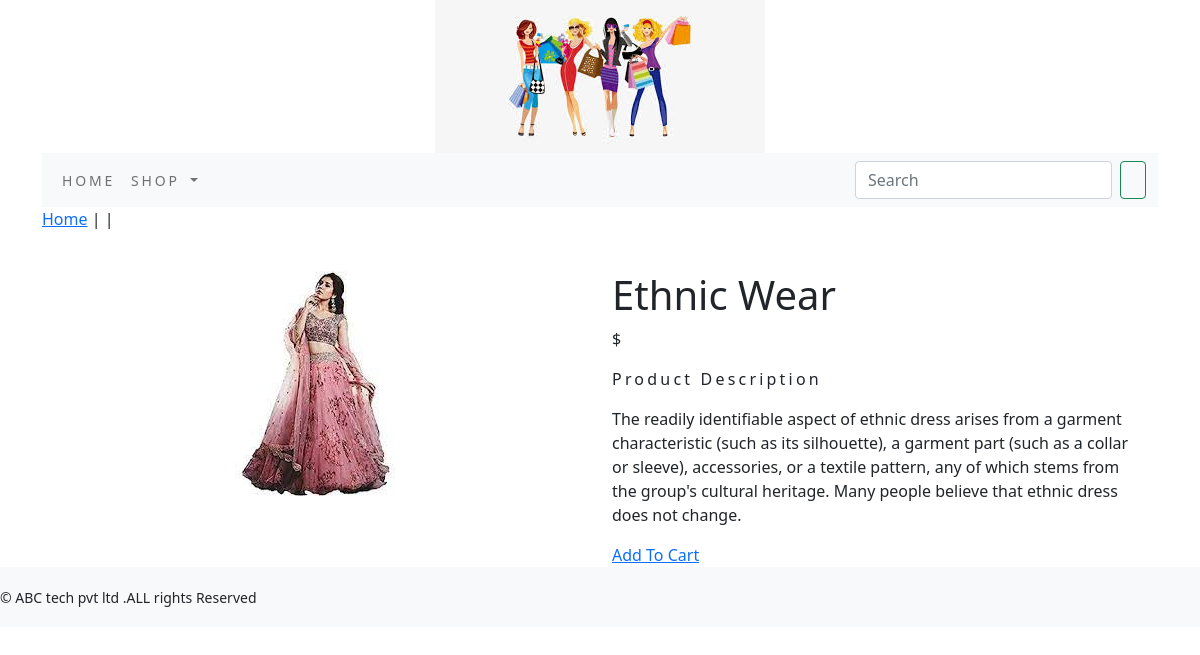
The app's page /casualware/ethnic-wear/ with its own data.
### shopping/models.py (models this page shows, shortened)
class product(models.Model):
    name=models.CharField(max_length=250,unique=True)
    slug=models.SlugField(max_length=250,unique=True)
    description=models.TextField(blank=True)
    price=models.DecimalField(max_digits=10,decimal_places=2)
    category=models.ForeignKey(Category,on_delete=models.CASCADE)
    image = models.ImageField(upload_to='product', blank=True)
    stock=models.IntegerField()
    available=models.BooleanField(default=True)
    created=models.DateTimeField(auto_now_add=True)
    updated=models.DateTimeField(auto_now=True)
    class Meta:
        ordering=('name',)
        verbose_name='product'
        verbose_name_plural='products'

### shopping/views.py (the view)
# urls.py: path('<slug:c_slug>/<slug:product_slug>/', views.proDetail, name='proCatdetail')
def proDetail(request,c_slug,product_slug):
    try:
        products=product.objects.get(category__slug=c_slug,slug=product_slug)
    except Exception as e:
        raise e
    return render(request,'product.html',{'products':products})

### cart/context_processors.py (called while the page is built)
def counter(request):
    item_count=0
    if 'admin' in request.path:
        return  {}
    else:
        try:
            cart=Cart.objects.filter(cart_id=cart_id(request))
            cart_items=CartItem.objects.all().filter(cart=cart[:1])
            for cart_items in cart_items:
                item_count += cart_items.quantity
        except Cart.DoesNotExist:
            item_count =0
    return dict(item_count=item_count)

### cart/views.py (called while the page is built)
def cart_id(request):
    cart=request.session.session_key
    if not cart:
        cart=request.session.create()
    return cart

### shopping/context_processors.py (called while the page is built)
def menu_links(request):
    links=Category.objects.all()
    return dict(links=links)

### shopping/models.py (called while the page is built, shortened)
    def get_url(self):
        return reverse('shopping:products_by_category',args=[self.slug])

### templates/product.html (shortened to what this page needs)
{% extends 'base.html' %}
{% load static %}
{% block content %}
<div class="row my_prod_class">
    <div class="mx_auto">
        <p> <a href="{% url 'shopping:allProdCat' %}">Home</a> | <a href="{{products.category.get_url}}">{{product.category}}</a> | {{product.name}}</p>
    </div>
<div class="container">
<br>
<div class="row">
    <div class="col-12 col-sm-12 col-md-12 col-lg-6 text-center">
        <div style="min-width:18rem">
            <img src="{{products.image.url}}" alt="{{products.name}}">
        </div>
    </div>
        <div class="col-12 col-sm-12 col-md-12 col-lg-6">
            <div>
            <h1 class="my-prod-title">{{products.name}}</h1>
            <p>${{product.price}}</p>
            <p class="my_title">Product Description</p>
            <p class="text-justify my_prod_text">{{products.description}}</p>
            {% if product.stock <= 0 %}
            <p class="text-justify my_prod_text"><b>Out of stock</b></p>
            {% else %}
                <a href="{% url 'cart:add_cart' products.id %}">Add To Cart</a>
            {% endif %}
        </div>
    </div>
</div>
</div>
</div>
{% endblock %}

### static/css/custom.css (style rules this page uses)
body { font-family: 'Roboto', sans-serif; }
.my_title { font-size:16px; text_transform:uppercase; letter-spacing:.2em; }
.my_prod_text { padding-right:20px; }

### records on screen
product: image (picture), name "Ethnic Wear", description "The readily identifiable aspect of ethnic dress arises from a garment characteristic (such as its silhouette), a garment part (such as a collar or sleeve), accessories, or a textile pattern, any of which stems from the group's cultural heritage. Many people believe that ethnic dress does not change."
